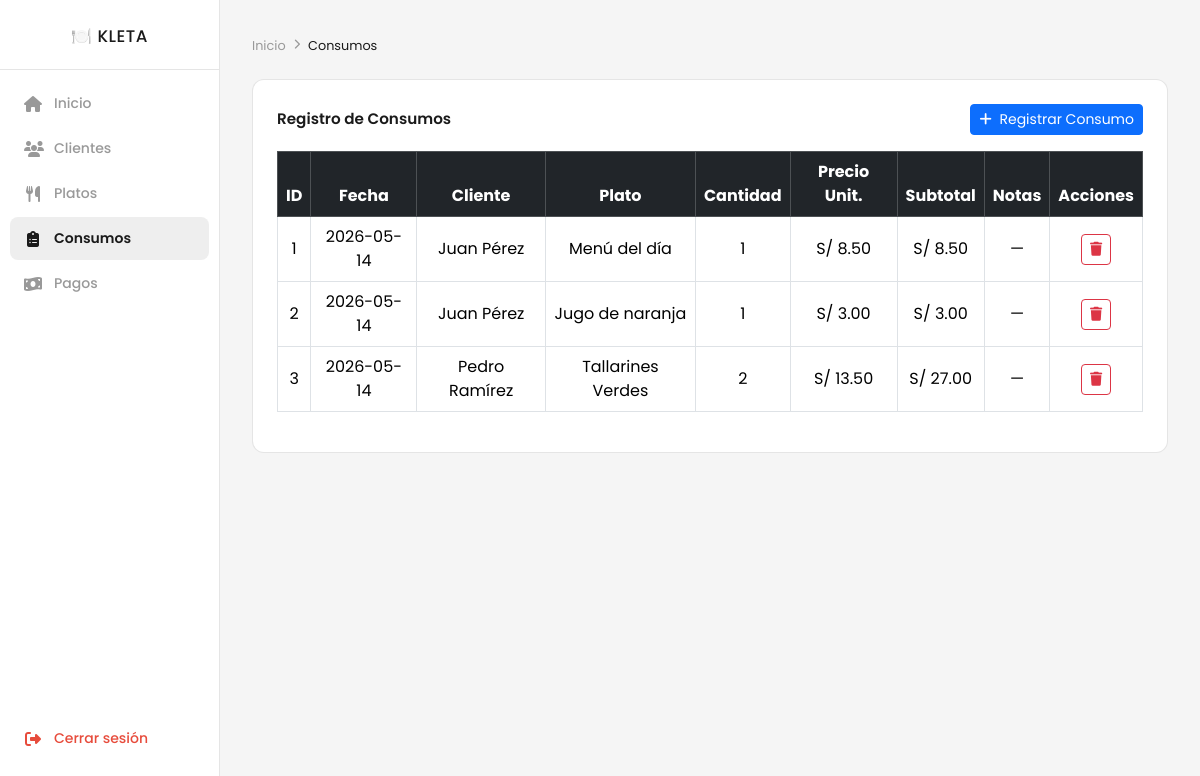
Page /consumos (signed in) on the committed database.
### tables this page shows
CREATE TABLE consumos (
    id          INT AUTO_INCREMENT PRIMARY KEY,
    cliente_id  INT NOT NULL,
    plato_id    INT NOT NULL,
    cantidad    INT NOT NULL DEFAULT 1,
    precio_unit DECIMAL(8, 2) NOT NULL,   
    fecha       DATE NOT NULL,
    notas       VARCHAR(200),
    creado_en   TIMESTAMP DEFAULT CURRENT_TIMESTAMP,

    FOREIGN KEY (cliente_id) REFERENCES clientes(id),
    FOREIGN KEY (plato_id)   REFERENCES platos(id)
);

CREATE TABLE clientes (
    id         INT AUTO_INCREMENT PRIMARY KEY,
    nombre     VARCHAR(100) NOT NULL,
    telefono   VARCHAR(15),
    direccion  VARCHAR(200),
    tipo_pago  ENUM('diario', 'semanal', 'mensual') NOT NULL DEFAULT 'diario',
    creado_en  TIMESTAMP DEFAULT CURRENT_TIMESTAMP
);

CREATE TABLE platos (
    id          INT AUTO_INCREMENT PRIMARY KEY,
    nombre      VARCHAR(100) NOT NULL,
    descripcion VARCHAR(200),
    precio      DECIMAL(8, 2) NOT NULL,
    disponible  TINYINT(1) NOT NULL DEFAULT 1   
);

### app/core/Controller.php (called while the page is built, shortened)
<?php
class Controller {
    protected function view(string $vista, array $datos = []): void {
        extract($datos);
        require_once __DIR__ . '/../views/' . $vista . '.php';
    }
}

### app/controllers/ConsumosController.php (called while the page is built, shortened)
<?php
require_once __DIR__ . '/../core/Controller.php';
require_once __DIR__ . '/../models/Consumo.php';
class ConsumosController extends Controller {
    public function index(): void {
        $consumos = (new Consumo())->obtenerTodos();
        $this->view('consumos/index', [
            'usuario'  => $_SESSION['usuario'],
            'consumos' => $consumos,
        ]);
    }
}

### app/core/Router.php (called while the page is built, shortened)
<?php
class Router {
    public function run(): void {
        $url = $_GET['url'] ?? '';
        $url = filter_var(trim($url, '/'), FILTER_SANITIZE_URL);
        $partes = explode('/', $url);
        $metodo = !empty($partes[1]) ? $partes[1] : 'index';
        $params  = array_slice($partes, 2);
        $controller = new $nombreController();
        $controller->$metodo(...$params);
    }
}

### app/core/App.php (called while the page is built, shortened)
<?php
require_once __DIR__ . '/Router.php';
class App {
    public function run(): void {
        $router = new Router();
        $router->run();
    }
}

### app/index.php (called while the page is built, shortened)
<?php
require_once __DIR__ . '/core/App.php';
(new App())->run();

### app/core/Database.php (called while the page is built)
<?php
class Database {
    private static ?PDO $connection = null;
    public static function getConnection(): PDO {
        if (self::$connection === null) {
            $dns = "mysql:host=" . DB_HOST . ";port=" . DB_PORT . ";dbname=" . DB_NAME . ";charset=utf8mb4";
            self::$connection = new PDO($dns, DB_USER, DB_PASS, [
                PDO::ATTR_ERRMODE            => PDO::ERRMODE_EXCEPTION,
                PDO::ATTR_DEFAULT_FETCH_MODE => PDO::FETCH_ASSOC,
            ]);
        }
        return self::$connection;
    }
}

### app/models/Consumo.php (called while the page is built, shortened)
<?php
require_once __DIR__ . '/../core/Database.php';
class Consumo {
    private PDO $db;
    public function __construct() {
        $this->db = Database::getConnection();
    }
    public function obtenerTodos(): array {
        $sql = "
            SELECT cn.*, c.nombre AS cliente, p.nombre AS plato,
                   (cn.cantidad * cn.precio_unit) AS subtotal
            FROM consumos cn
            JOIN clientes c ON c.id = cn.cliente_id
            JOIN platos   p ON p.id = cn.plato_id
            ORDER BY cn.fecha DESC, cn.creado_en DESC
        ";
        $stmt = $this->db->prepare($sql);
        $stmt->execute();
        return $stmt->fetchAll();
    }
}

### app/views/consumos/index.php (the view, shortened to what this page needs)
<!DOCTYPE html>
<html lang="es">
<head>
    <link rel="stylesheet" href="https://cdnjs.cloudflare.com/ajax/libs/font-awesome/6.7.2/css/all.min.css">
    <link rel="stylesheet" href="https://cdn.jsdelivr.net/npm/bootstrap@5.3.8/dist/css/bootstrap.min.css">
    <link rel="stylesheet" href="<?php echo BASE_URL; ?>/public/css/dashboard.css">
</head>
<body>
<?php include __DIR__ . '/../layouts/sidebar.php'; ?>
<main>
    <nav class="breadcrumb">
        <span>Inicio</span>
        <i class="fa-solid fa-chevron-right"></i>
        <span id="breadcrumb-page">Consumos</span>
    </nav>
    <div class="main-content">
        <div class="d-flex justify-content-between align-items-center mb-3">
            <p class="mb-0">Registro de Consumos</p>
            <a href="<?php echo BASE_URL; ?>/consumos/registrar" class="btn btn-sm btn-primary">
                <i class="fa-solid fa-plus me-1"></i> Registrar Consumo
            </a>
        </div>
        <div class="table-responsive">
            <?php if (empty($consumos)): ?>
                <p class="text-muted">No hay consumos registrados.</p>
            <?php else: ?>
                <table class="table table-bordered text-center align-middle">
                    <thead class="table-dark">
                        <tr>
                            <th>ID</th>
                            <th>Fecha</th>
                            <th>Cliente</th>
                            <th>Plato</th>
                            <th>Cantidad</th>
                            <th>Precio Unit.</th>
                            <th>Subtotal</th>
                            <th>Notas</th>
                            <th>Acciones</th>
                        </tr>
                    </thead>
                    <tbody>
                        <?php foreach ($consumos as $c): ?>
                            <tr>
                                <td><?php echo $c['id']; ?></td>
                                <td><?php echo $c['fecha']; ?></td>
                                <td><?php echo htmlspecialchars($c['cliente']); ?></td>
                                <td><?php echo htmlspecialchars($c['plato']); ?></td>
                                <td><?php echo $c['cantidad']; ?></td>
                                <td>S/ <?php echo number_format($c['precio_unit'], 2); ?></td>
                                <td>S/ <?php echo number_format($c['subtotal'], 2); ?></td>
                                <td><?php echo htmlspecialchars($c['notas'] ?? '—'); ?></td>
                                <td>
                                    <a href="<?php echo BASE_URL; ?>/consumos/eliminar/<?php echo $c['id']; ?>"
                                       class="btn btn-sm btn-outline-danger"
                                       onclick="return confirm('¿Eliminar este consumo?')">
                                        <i class="fa-solid fa-trash"></i>
                                    </a>
                                </td>
                            </tr>
                        <?php endforeach; ?>
                    </tbody>
                </table>
            <?php endif; ?>
        </div>
    </div>
</main>
</body>
</html>

### public/css/dashboard.css (style rules this page uses)
* { margin: 0; padding: 0; box-sizing: border-box; }
:root { --bg: #f5f5f5; --text: #1a1a1a; --sidebar-w: 220px; --sidebar-bg: #ffffff; --sidebar-line: rgba(0, 0, 0, 0.1); --muted: #999; --accent: #4f46e5; --topbar-h: 56px; --danger: #e74c3c; }
body { font-family: 'Poppins', sans-serif; background-color: var(--bg); color: var(--text); }
main { margin-top: var(--topbar-h); padding: 28px 24px; min-height: 100vh; }
.breadcrumb { display: flex; align-items: center; gap: 8px; font-size: 0.8rem; color: var(--muted); margin-bottom: 24px; }
.breadcrumb i { font-size: 0.65rem; }
.main-content { background: #fff; border-radius: 12px; padding: 24px; border: 1px solid var(--sidebar-line); }
.main-content p { font-weight: 600; font-size: 0.95rem; margin-bottom: 16px; }
#breadcrumb-page { color: var(--text); }
@media (min-width: 768px) { main { margin-top: 0; margin-left: var(--sidebar-w); padding: 36px 32px; } }

### rows in the picture
consumos: id "1", fecha "2026-05-14", cliente.nombre "Juan Pérez", plato.nombre "Menú del día", cantidad "1", precio_unit "8.50", subtotal "8.50", notas "—"
consumos: id "2", fecha "2026-05-14", cliente.nombre "Juan Pérez", plato.nombre "Jugo de naranja", cantidad "1", precio_unit "3.00", subtotal "3.00", notas "—"
consumos: id "3", fecha "2026-05-14", cliente.nombre "Pedro Ramírez", plato.nombre "Tallarines Verdes", cantidad "2", precio_unit "13.50", subtotal "27.00", notas "—"
